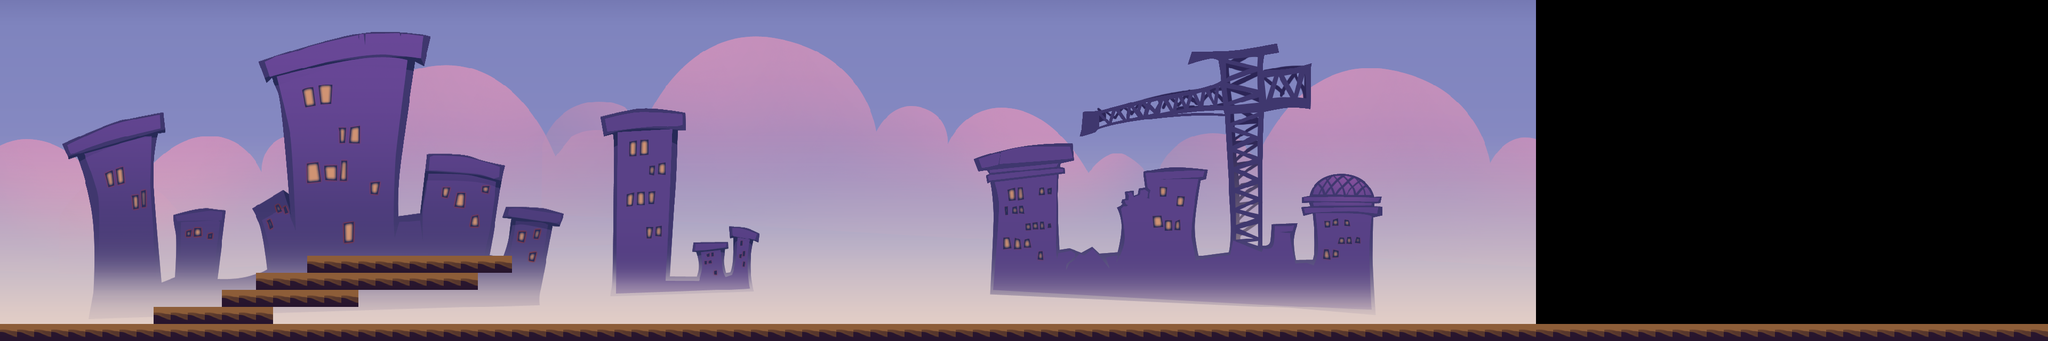

A level layout from a 2D game, rendered from its tile map. Below: a short description, then the map file with tile-grid data replaced by summaries:
An orthogonal 120x20 tile map with 32x32 px tiles, 2 tile layers (块层 2, 块层 1), 2 tilesets and 9 objects.

<map version="1.0" orientation="orthogonal" width="120" height="20" tilewidth="32" tileheight="32">
 <tileset firstgid="1" name="Ground00" tilewidth="32" tileheight="32" spacing="1" margin="1">
  <image source="Ground00.png" width="3072" height="176" />
 </tileset>
 <tileset firstgid="466" name="Map01" tilewidth="32" tileheight="32" spacing="1" margin="1">
  <image source="Map01.png" width="3072" height="768" />
 </tileset>
 <layer name="块层 2" width="120" height="20">
  <data>[2400 cells, 1800 non-empty, 1800 distinct tile ids]</data>
 </layer>
 <layer name="块层 1" width="120" height="20">
  <data>[2400 cells, 160 non-empty, 1 distinct tile ids]</data>
 </layer>
 <objectgroup name="Physics" width="120" height="20">
  <object x="288" y="577" width="224" height="31" />
  <object x="416" y="545" width="255" height="31" />
  <object x="481" y="511" width="415" height="31" />
  <object x="577" y="478" width="383" height="34" />
  <object x="0" y="607">
   <polyline points="0,0 3070,2 3836,-5" />
  </object>
  <object x="606" y="399" width="78" height="78">
   <ellipse />
  </object>
  <object x="684" y="419">
   <polyline points="0,0 70,60 176,-30" />
  </object>
  <object x="209" y="595">
   <polygon points="0,0 147,-52 -26,-97 -90,-60" />
  </object>
  <object x="362" y="470" width="147" height="45">
   <ellipse />
  </object>
 </objectgroup>
</map>
